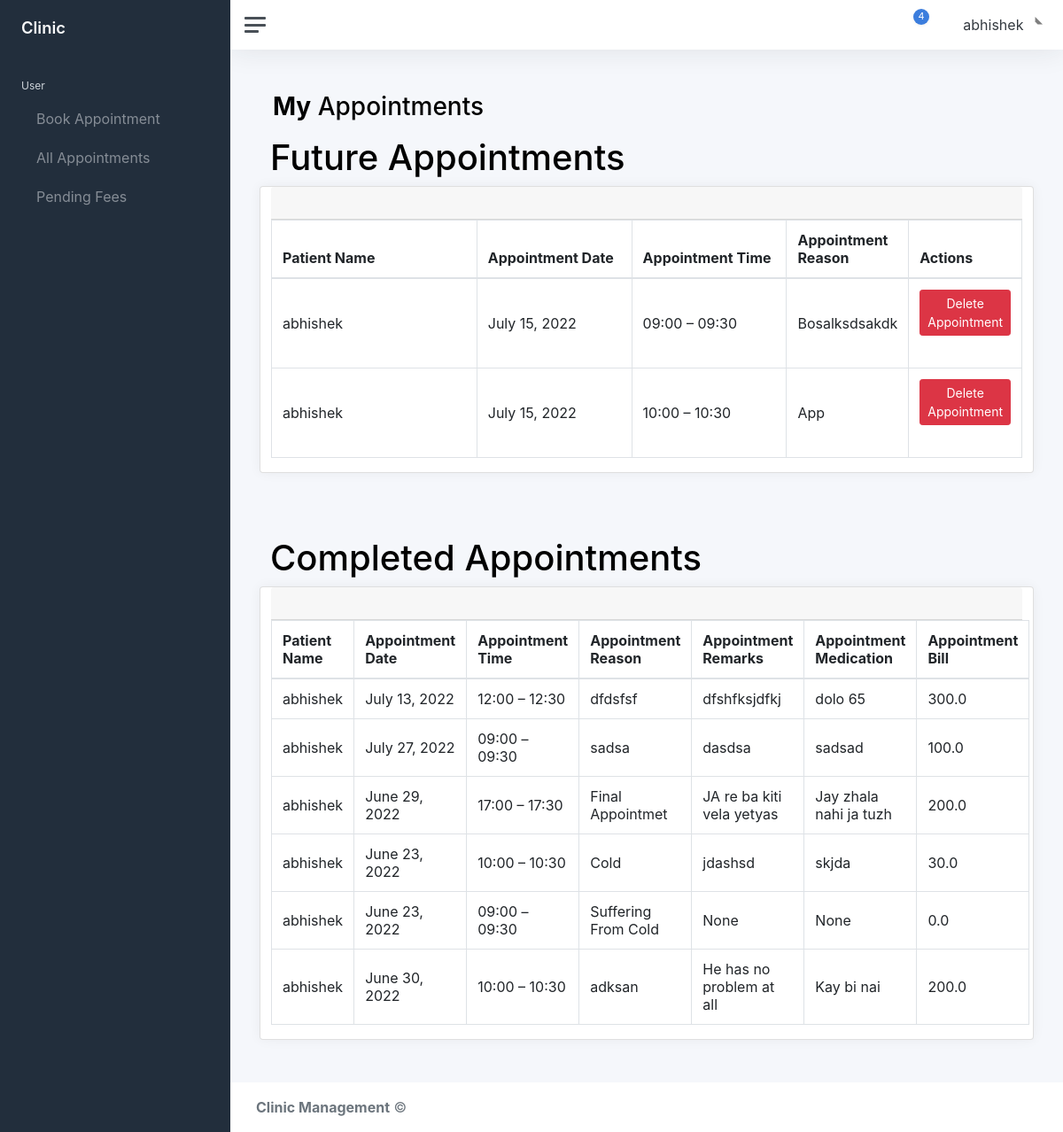
Screenshot of /appointments/view (signed in) with the database file from the repository.
### users/models.py (models this page shows)
class CustomUsers(AbstractUser):
    user_type = models.CharField(choices=USER_TYPE, max_length=1, default='U')
    user_photo = models.ImageField(upload_to='users/', blank=True, null=True)

### appointments/models.py (models this page shows, shortened)
class NewAppointment(models.Model):
    appointment_patient = models.ForeignKey(settings.AUTH_USER_MODEL, on_delete=models.CASCADE)
    appointment_reason = models.TextField(max_length=500, null=False, blank=False)
    appointment_created_date = models.DateTimeField(auto_now_add=True)
    appointment_updated_date = models.DateTimeField(auto_now=True)
    appointment_date = models.DateField(blank=False, null=False)
    appointment_time = models.IntegerField(choices=TIMESLOT_LIST)
    appointment_completed = models.BooleanField(default=False)
    appointment_iscancelled = models.BooleanField(default=False)
    appointment_remarks = models.TextField(max_length=500, null=True, blank=True)
    appointment_medication = models.TextField(max_length=500, null=True, blank=True)
    appointment_bill = models.FloatField(default=0.0, null=True, blank=True)
    appointment_followup_date = models.DateField(null=True, blank=True)
    paid= models.BooleanField(default=False)
    payment = models.ForeignKey(
        'Payments', on_delete=models.SET_NULL, blank=True, null=True)

### appointments/views.py (the view, shortened to what this page needs)
# urls.py: path('appointments/view',views.view_appointments,name='view_appointments'),
@login_required
def view_appointments(request):
    todays_date = datetime.datetime.now()
    todays_date =todays_date.strftime("%Y-%m-%d")
    if request.user.user_type == "U":
        completed_appointments_objects = NewAppointment.objects.filter(appointment_patient = request.user, appointment_completed=True, appointment_iscancelled=False).order_by('-appointment_updated_date')
        future_appointments_objects = NewAppointment.objects.filter(appointment_patient = request.user, appointment_date__gte=todays_date,appointment_completed=False, appointment_iscancelled=False).order_by('appointment_date','appointment_time')
    return render(request, "appointments/view_appointments.html", {'completed_appointments': completed_appointments_objects, "future_appointments":future_appointments_objects, 'timeslot': TIMESLOT_DICT})

### appointments/templatetags/custom_tags.py (called while the page is built)
@register.filter
def get_item(dictionary, key):
    return dictionary.get(key)

### templates/appointments/view_appointments.html (shortened to what this page needs)
{% extends 'base.html' %}
{% load custom_tags %}
{% block css %}
<link rel="stylesheet" href="https://cdn.jsdelivr.net/npm/bootstrap@4.6.1/dist/css/bootstrap.min.css">
{% endblock %}
{% block main %}
			<main class="content">
				<div class="container-fluid p-0">
					<h1 class="h3 mb-3"><strong>My</strong> Appointments </h1>
					<div class="row">
						<h1>Future Appointments</h1>
						{% if future_appointments %}
								<div class="card">
									<div class="card-header">
									</div>
									<table class="table table-bordered">
										<thead>
											<tr>
												<th style="width:40%;"> Patient Name </th>
												<th style="width:25%">Appointment Date </th>
												<th style="width:25%">Appointment Time </th>
												<th style="width:25%">Appointment Reason</th>
												<th>Actions</th>
											</tr>
										</thead>
										<tbody>
										{% for future_apppointment in future_appointments %}
											<tr>
												<td>{{ future_apppointment.appointment_patient }}</td>
												<td>{{ future_apppointment.appointment_date }}</td>
												<td>{{ timeslot|get_item:future_apppointment.appointment_time  }}</td>
												<td >{{ future_apppointment.appointment_reason }}</td>
												<td class="table-action">
													<div class="btn-group btn-group-sm mb-4 " role="group" aria-label="Small button group">
														{% if user.is_authenticated and user.user_type == "D" %}
															<a href="{% url 'appointments:process_appointment' future_apppointment.id  %}" class="btn btn-primary " >Process Appointment</a>
															<a href="{% url 'appointments:cancel_appointment' future_apppointment.id  %}" class="btn btn-danger "> Cancel Appointment</a>
														{% elif user.is_authenticated and user.user_type == "R" %}
															<a href="{% url 'appointments:cancel_appointment' future_apppointment.id  %}" class="btn btn-danger "> Cancel Appointment</a>
														{% else %}
															<a href="{% url 'appointments:delete_appointment' future_apppointment.id %}" class="btn btn-danger "> Delete Appointment</a>
														{% endif %}
													</div>
												</td>
											</tr>
										{% endfor %}
										</tbody>
									</table>
								</div>
						{% endif %}
                    </div>
					<br><br>
					<div class="row">
						<h1>Completed Appointments</h1>
						{% if completed_appointments %}
							<div class="card">
								<div class="card-header">
								</div>
								<table class="table table-bordered">
									<thead>
										<tr>
											<th style="width:40%;"> Patient Name </th>
											<th style="width:25%">Appointment Date </th>
											<th style="width:25%">Appointment Time </th>
											<th style="width:25%">Appointment Reason</th>
											<th style="width:25%">Appointment Remarks</th>
											<th style="width:25%">Appointment Medication</th>
											<th style="width:25%">Appointment Bill</th>
										</tr>
									</thead>
									<tbody>
									{% for completed_appointment in completed_appointments %}
										<tr>
											<td>{{ completed_appointment.appointment_patient }}</td>
											<td>{{ completed_appointment.appointment_date }}</td>
											<td>{{ timeslot|get_item:completed_appointment.appointment_time  }}</td>
											<td >{{ completed_appointment.appointment_reason }}</td>
											<td >{{ completed_appointment.appointment_remarks }}</td>
											<td >{{ completed_appointment.appointment_medication }}</td>
											<td >{{ completed_appointment.appointment_bill }}</td>
										</tr>
									{% endfor %}
									</tbody>
								</table>
							</div>
						{% endif %}
                    </div>
                </div>
			</main>
{% endblock %}

### templates/base.html (shortened to what this page needs)
{% load static %}
<html>
<html lang="en">
<head>
	<link rel="stylesheet" href="{% static 'css/app.css'%}" >
	{% block css %}
      {% endblock %}
</head>
<body>
	<div class="wrapper">
		<nav id="sidebar" class="sidebar js-sidebar">
			<div class="sidebar-content js-simplebar">
				<a class="sidebar-brand" href="index.html">
          <span class="align-middle">Clinic</span>
        </a>
				<ul class="sidebar-nav">
						<li class="sidebar-header">
							{% if user.is_authenticated and user.user_type == "U" %}
								User
							{% elif user.is_authenticated and user.user_type == "R" %}
								Receptionist
							{% else %}
								Doctor
							{% endif %}
						</li>
					{% if user.is_authenticated and user.user_type == "R" or user.user_type == "U"  %}
					<li class="sidebar-item">
						<a class="sidebar-link" href="{% url 'appointments:new_appointment' %}">
						   <span class="align-middle">
							Book Appointment</span>
						</a>
					</li>
					{% endif %}
					<li class="sidebar-item">
						<a class="sidebar-link" href="{% url 'appointments:view_appointments' %}">
						   <span class="align-middle">
							All Appointments
						</span>
						</a>
					</li>
					{% if user.is_authenticated and user.user_type == "R" or user.user_type == "U"  %}
					<li class="sidebar-item">
						<a class="sidebar-link" href="{% url 'appointments:pending_fees' %}">
              			 <span class="align-middle">Pending Fees</span>
            			</a>
					</li>
					{% endif %}
				</ul>
			</div>
		</nav>
		<div class="main">
			<nav class="navbar navbar-expand navbar-light navbar-bg">
				<a class="sidebar-toggle js-sidebar-toggle">
          <i class="hamburger align-self-center"></i>
        </a>
				<div class="navbar-collapse collapse">
					<ul class="navbar-nav navbar-align">
						<li class="nav-item dropdown">
							<a class="nav-icon dropdown-toggle" href="#" id="alertsDropdown" data-bs-toggle="dropdown">
								<div class="position-relative">
									<span class="indicator">4</span>
								</div>
							</a>
						</li>
						<li class="nav-item dropdown">
							<a class="nav-icon dropdown-toggle" href="#" id="messagesDropdown" data-bs-toggle="dropdown">
							</a>
						</li>
						<li class="nav-item dropdown">
							<a class="nav-link dropdown-toggle d-none d-sm-inline-block" href="#" data-bs-toggle="dropdown">
								<span class="text-dark">{{request.user.username}}</span>
              </a>
						</li>
					</ul>
				</div>
			</nav>
{% block main %}
    {% endblock %}
			<footer class="footer">
				<div class="container-fluid">
					<div class="row text-muted">
						<div class="col-6 text-start">
							<p class="mb-0">
								<a class="text-muted" href="https://adminkit.io/" target="_blank"><strong>Clinic Management</strong></a> &copy;
							</p>
						</div>
					</div>
				</div>
			</footer>
		</div>
	</div>
</body>
</html>

### rows the page displays
CustomUsers: user.username "abhishek"
NewAppointment: appointment_patient "abhishek", appointment_date "July 15, 2022", appointment_time "09:00 – 09:30", appointment_reason "Bosalksdsakdk"
NewAppointment: appointment_patient "abhishek", appointment_date "July 15, 2022", appointment_time "10:00 – 10:30", appointment_reason "App"
NewAppointment: appointment_patient "abhishek", appointment_date "July 13, 2022", appointment_time "12:00 – 12:30", appointment_reason "dfdsfsf", appointment_remarks "dfshfksjdfkj", appointment_medication "dolo 65", appointment_bill "300.0"
NewAppointment: appointment_patient "abhishek", appointment_date "July 27, 2022", appointment_time "09:00 – 09:30", appointment_reason "sadsa", appointment_remarks "dasdsa", appointment_medication "sadsad", appointment_bill "100.0"
NewAppointment: appointment_patient "abhishek", appointment_date "June 29, 2022", appointment_time "17:00 – 17:30", appointment_reason "Final Appointmet", appointment_remarks "JA re ba kiti vela yetyas", appointment_medication "Jay zhala nahi ja tuzh", appointment_bill "200.0"
NewAppointment: appointment_patient "abhishek", appointment_date "June 23, 2022", appointment_time "10:00 – 10:30", appointment_reason "Cold", appointment_remarks "jdashsd", appointment_medication "skjda", appointment_bill "30.0"
NewAppointment: appointment_patient "abhishek", appointment_date "June 23, 2022", appointment_time "09:00 – 09:30", appointment_reason "Suffering From Cold", appointment_remarks "None", appointment_medication "None", appointment_bill "0.0"
NewAppointment: appointment_patient "abhishek", appointment_date "June 30, 2022", appointment_time "10:00 – 10:30", appointment_reason "adksan", appointment_remarks "He has no problem at all", appointment_medication "Kay bi nai", appointment_bill "200.0"
